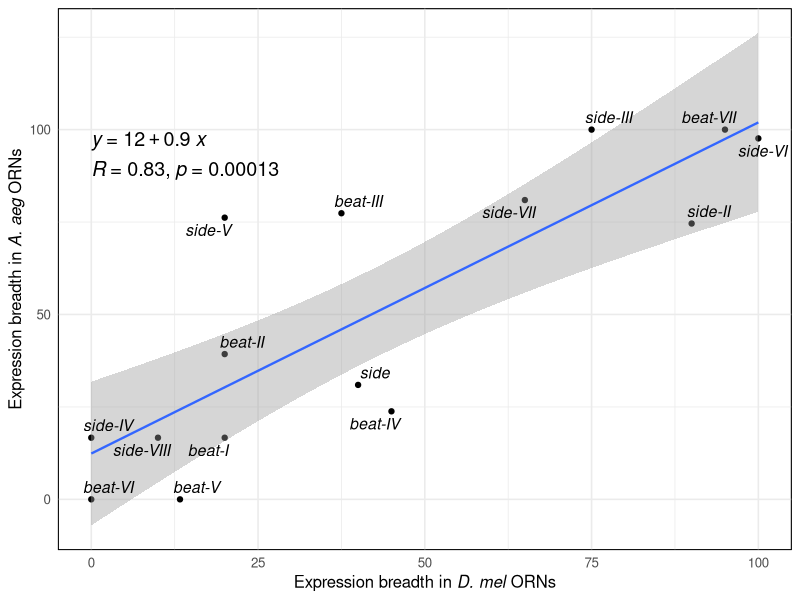
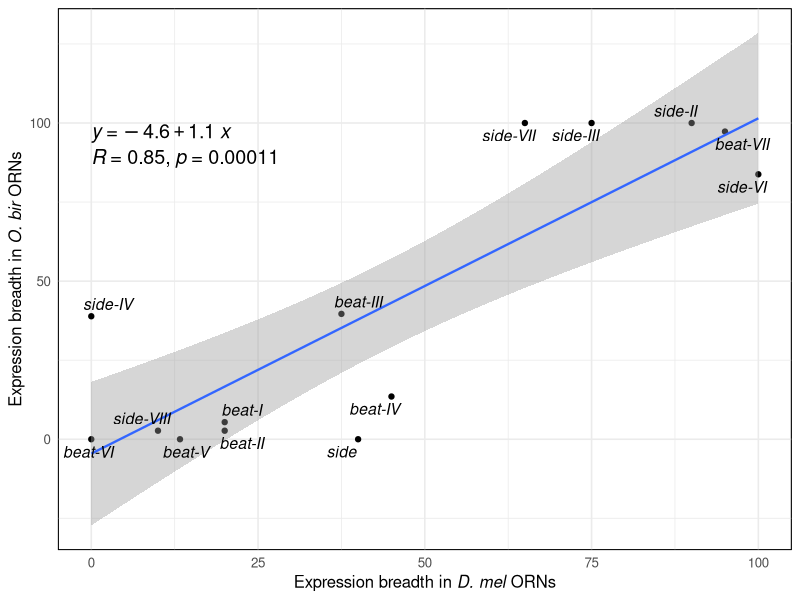
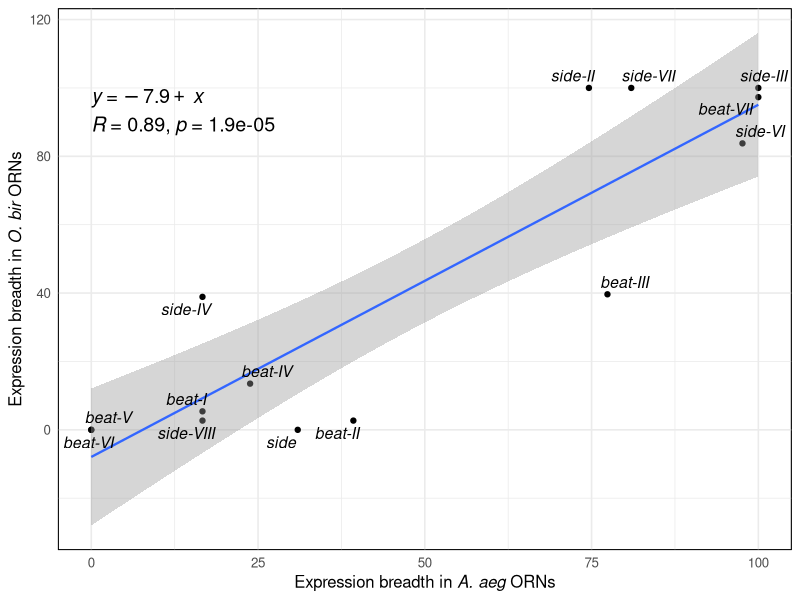
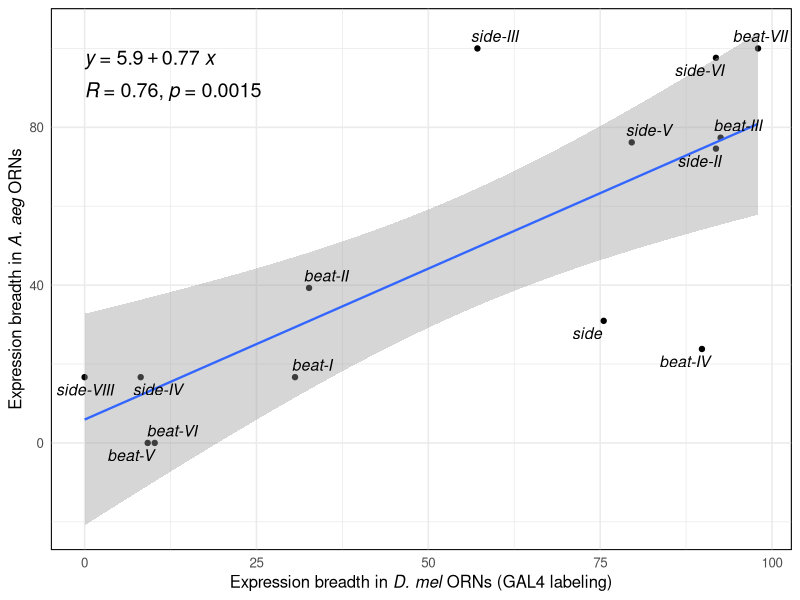
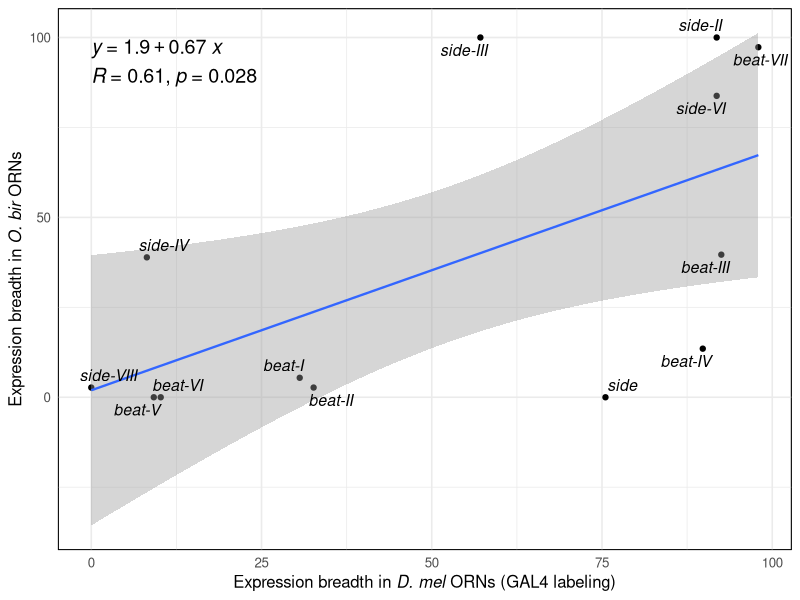
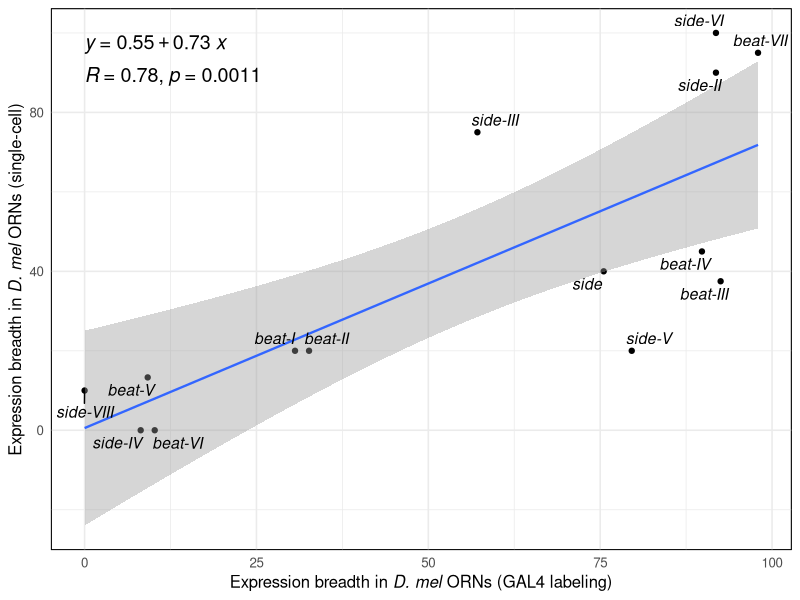
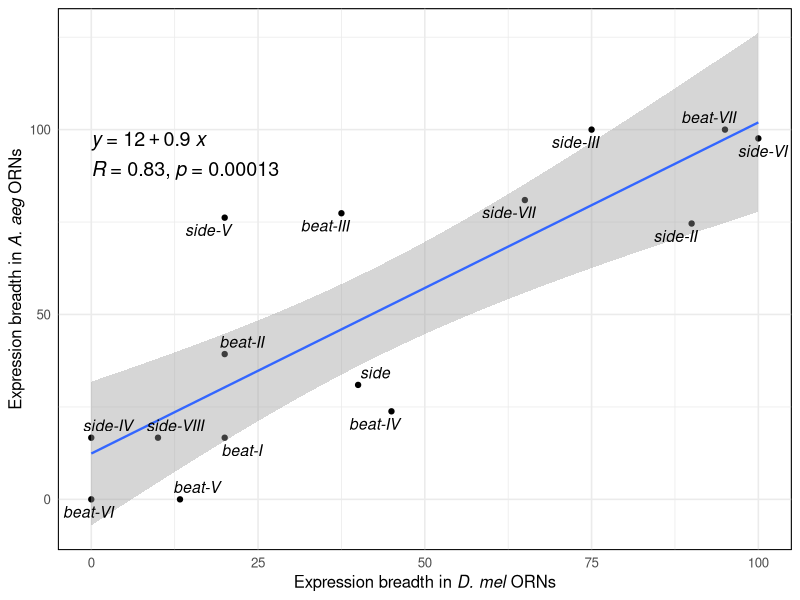
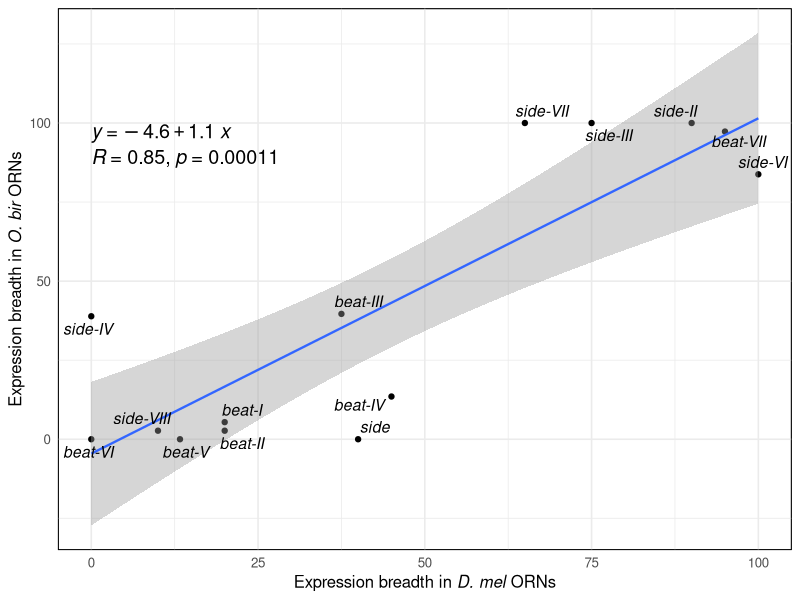

Reproduce these figures in R, in order.
## ---- chunk 1
library(tidyverse)
library(magrittr)

library(ggrepel)   # for non-overlapping text labels
library(ggpubr)    # for stat_cor() and stat_regline_equation()
library(ggtext)
## ---- chunk 2
df <- read_csv("linear regression of ortholog expression breadth.csv")
## ---- chunk 3
df %>%
  ggplot(aes(x = fly, y = mosquito)) +
  geom_point() +
  geom_smooth(method = "lm", formula = y ~ x, se = TRUE, level = 0.95, linewidth = 0.8, linetype = "solid") +
  geom_text_repel(aes(label = gene), size = 4, fontface = "italic", max.overlaps = Inf) +
  stat_regline_equation(
    label.x.npc = "left", 
    label.y.npc = 0.98,     
    size = 5) +
  stat_cor(
    method = "pearson",
    label.x.npc = "left",
    label.y.npc = 0.90,
    size = 5) +
  labs(x = "Expression breadth in <i>D. mel</i> ORNs", 
       y = "Expression breadth in <i>A. aeg</i> ORNs") +
  theme_minimal(base_size = 12) +
  theme(
    panel.border = element_rect(color = "black", fill = NA),
    panel.background = element_rect(fill = "white"),
    #axis.title.x = element_text(size = 12, face = "italic"),
    #axis.title.y = element_text(size = 12, face = "italic"),
    axis.title.x = element_markdown(size = 12),
    axis.title.y = element_markdown(size = 12)
  )

ggsave("ExpressionBreadth_LinearReg_fly_mosq.pdf")
## ---- chunk 4
df %>%
  ggplot(aes(x = fly, y = ant)) +
  geom_point() +
  geom_smooth(method = "lm", formula = y ~ x, se = TRUE, level = 0.95, linewidth = 0.8, linetype = "solid") +
  geom_text_repel(aes(label = gene), size = 4, fontface = "italic", max.overlaps = Inf) +
  stat_regline_equation(
    label.x.npc = "left", 
    label.y.npc = 0.98,     
    size = 5) +
  stat_cor(
    method = "pearson",
    label.x.npc = "left",
    label.y.npc = 0.90,
    size = 5) +
  labs(x = "Expression breadth in <i>D. mel</i> ORNs", 
       y = "Expression breadth in <i>O. bir</i> ORNs") +
  theme_minimal(base_size = 12) +
  theme(
    panel.border = element_rect(color = "black", fill = NA),
    panel.background = element_rect(fill = "white"),
    axis.title.x = element_markdown(size = 12),
    axis.title.y = element_markdown(size = 12)
  )

ggsave("ExpressionBreadth_LinearReg_fly_ant.pdf")
## ---- chunk 5
df %>%
  ggplot(aes(x = mosquito, y = ant)) +
  geom_point() +
  geom_smooth(method = "lm", formula = y ~ x, se = TRUE, level = 0.95, linewidth = 0.8, linetype = "solid") +
  geom_text_repel(aes(label = gene), size = 4, fontface = "italic", max.overlaps = Inf) +
  stat_regline_equation(
    label.x.npc = "left", 
    label.y.npc = 0.98,     
    size = 5) +
  stat_cor(
    method = "pearson",
    label.x.npc = "left",
    label.y.npc = 0.90,
    size = 5) +
  labs(x = "Expression breadth in <i>A. aeg</i> ORNs", 
       y = "Expression breadth in <i>O. bir</i> ORNs") +
  theme_minimal(base_size = 12) +
  theme(
    panel.border = element_rect(color = "black", fill = NA),
    panel.background = element_rect(fill = "white"),
    axis.title.x = element_markdown(size = 12),
    axis.title.y = element_markdown(size = 12)
  )

ggsave("ExpressionBreadth_LinearReg_mosq_ant.pdf")
## ---- chunk 6
df %>%
  ggplot(aes(x = fly_gal4_antenna, y = mosquito)) +
  geom_point() +
  geom_smooth(method = "lm", formula = y ~ x, se = TRUE, level = 0.95, linewidth = 0.8, linetype = "solid") +
  geom_text_repel(aes(label = gene), size = 4, fontface = "italic", max.overlaps = Inf) +
  stat_regline_equation(
    label.x.npc = "left", 
    label.y.npc = 0.98,     
    size = 5) +
  stat_cor(
    method = "pearson",
    label.x.npc = "left",
    label.y.npc = 0.90,
    size = 5) +
  labs(x = "Expression breadth in <i>D. mel</i> ORNs (GAL4 labeling)", 
       y = "Expression breadth in <i>A. aeg</i> ORNs") +
  theme_minimal(base_size = 12) +
  theme(
    panel.border = element_rect(color = "black", fill = NA),
    panel.background = element_rect(fill = "white"),
    #axis.title.x = element_text(size = 12, face = "italic"),
    #axis.title.y = element_text(size = 12, face = "italic"),
    axis.title.x = element_markdown(size = 12),
    axis.title.y = element_markdown(size = 12)
  )


df %>%
  ggplot(aes(x = fly_gal4_antenna, y = ant)) +
  geom_point() +
  geom_smooth(method = "lm", formula = y ~ x, se = TRUE, level = 0.95, linewidth = 0.8, linetype = "solid") +
  geom_text_repel(aes(label = gene), size = 4, fontface = "italic", max.overlaps = Inf) +
  stat_regline_equation(
    label.x.npc = "left", 
    label.y.npc = 0.98,     
    size = 5) +
  stat_cor(
    method = "pearson",
    label.x.npc = "left",
    label.y.npc = 0.90,
    size = 5) +
  labs(x = "Expression breadth in <i>D. mel</i> ORNs (GAL4 labeling)", 
       y = "Expression breadth in <i>O. bir</i> ORNs") +
  theme_minimal(base_size = 12) +
  theme(
    panel.border = element_rect(color = "black", fill = NA),
    panel.background = element_rect(fill = "white"),
    axis.title.x = element_markdown(size = 12),
    axis.title.y = element_markdown(size = 12)
  )


df %>%
  ggplot(aes(x = fly_gal4_antenna, y = fly)) +
  geom_point() +
  geom_smooth(method = "lm", formula = y ~ x, se = TRUE, level = 0.95, linewidth = 0.8, linetype = "solid") +
  geom_text_repel(aes(label = gene), size = 4, fontface = "italic", max.overlaps = Inf) +
  stat_regline_equation(
    label.x.npc = "left", 
    label.y.npc = 0.98,     
    size = 5) +
  stat_cor(
    method = "pearson",
    label.x.npc = "left",
    label.y.npc = 0.90,
    size = 5) +
  labs(x = "Expression breadth in <i>D. mel</i> ORNs (GAL4 labeling)", 
       y = "Expression breadth in <i>D. mel</i> ORNs (single-cell)") +
  theme_minimal(base_size = 12) +
  theme(
    panel.border = element_rect(color = "black", fill = NA),
    panel.background = element_rect(fill = "white"),
    axis.title.x = element_markdown(size = 12),
    axis.title.y = element_markdown(size = 12)
  )
